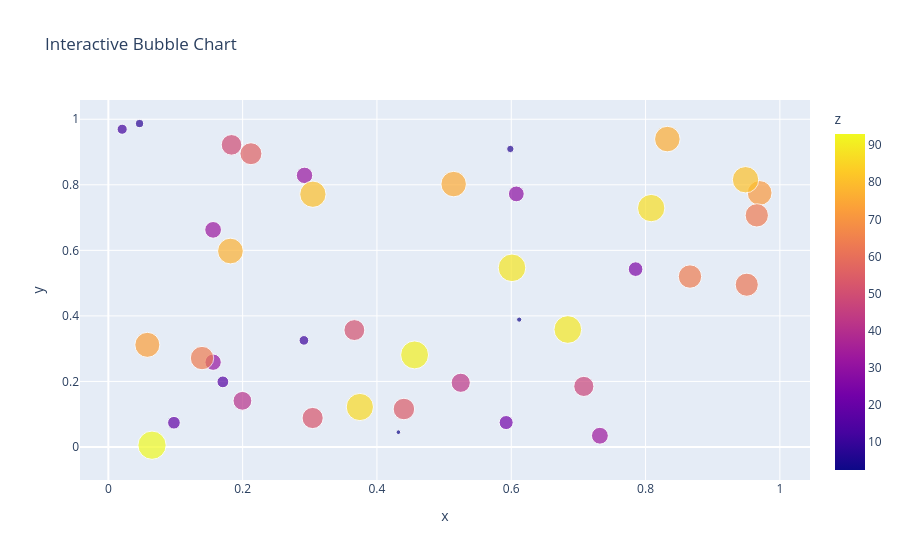

Notebook source saved alongside this figure:
### Code cell
import plotly.express as px

# Create data
np.random.seed(42)
df = pd.DataFrame({
    'x': np.random.rand(40),  
    'y': np.random.rand(40),
    'z': np.random.rand(40) * 100,  # Scale 'z' to avoid tiny bubbles
    'label': [f'Point {i}' for i in range(40)]  # Custom labels for hover info
})

# Create interactive scatter plot
fig = px.scatter(df, 
                 x='x', 
                 y='y', 
                 size='z',  # Bubble size
                 color='z',  # Color based on 'z' values
                 hover_name='label',  # Show label on hover
                 title='Interactive Bubble Chart')

# Show figure
fig.show()

### Figure 1 — Plotly figure (JSON) as saved in the notebook; plotly's stock layout.template omitted (floating-point values rounded to 4 significant figures)
{"data": [{"hovertemplate": "<b>%{hovertext}</b><br><br>x=%{x}<br>y=%{y}<br>z=%{marker.color}<extra></extra>", "hovertext": ["Point 0", "Point 1", "Point 2", "Point 3", "Point 4", "Point 5", "Point 6", "Point 7", "Point 8", "Point 9", "Point 10", "Point 11", "Point 12", "Point 13", "Point 14", "Point 15", "Point 16", "Point 17", "Point 18", "Point 19", "Point 20", "Point 21", "Point 22", "Point 23", "Point 24", "Point 25", "Point 26", "Point 27", "Point 28", "Point 29", "Point 30", "Point 31", "Point 32", "Point 33", "Point 34", "Point 35", "Point 36", "Point 37", "Point 38", "Point 39"], "legendgroup": "", "marker": {"color": [86.31, 62.33, 33.09, 6.356, 31.1, 32.52, 72.96, 63.76, 88.72, 47.22, 11.96, 71.32, 76.08, 56.13, 77.1, 49.38, 52.27, 42.75, 2.542, 10.79, 3.143, 63.64, 31.44, 50.86, 90.76, 24.93, 41.04, 75.56, 22.88, 7.698, 28.98, 16.12, 92.97, 80.81, 63.34, 87.15, 80.37, 18.66, 89.26, 53.93], "coloraxis": "coloraxis", "size": [86.31, 62.33, 33.09, 6.356, 31.1, 32.52, 72.96, 63.76, 88.72, 47.22, 11.96, 71.32, 76.08, 56.13, 77.1, 49.38, 52.27, 42.75, 2.542, 10.79, 3.143, 63.64, 31.44, 50.86, 90.76, 24.93, 41.04, 75.56, 22.88, 7.698, 28.98, 16.12, 92.97, 80.81, 63.34, 87.15, 80.37, 18.66, 89.26, 53.93], "sizemode": "area", "sizeref": 0.2324, "symbol": "circle"}, "mode": "markers", "name": "", "orientation": "v", "showlegend": false, "type": "scatter", "x": [0.3745, 0.9507, 0.732, 0.5987, 0.156, 0.156, 0.05808, 0.8662, 0.6011, 0.7081, 0.02058, 0.9699, 0.8324, 0.2123, 0.1818, 0.1834, 0.3042, 0.5248, 0.4319, 0.2912, 0.6119, 0.1395, 0.2921, 0.3664, 0.4561, 0.7852, 0.1997, 0.5142, 0.5924, 0.04645, 0.6075, 0.1705, 0.06505, 0.9489, 0.9656, 0.8084, 0.3046, 0.09767, 0.6842, 0.4402], "xaxis": "x", "y": [0.122, 0.4952, 0.03439, 0.9093, 0.2588, 0.6625, 0.3117, 0.5201, 0.5467, 0.1849, 0.9696, 0.7751, 0.9395, 0.8948, 0.5979, 0.9219, 0.08849, 0.196, 0.04523, 0.3253, 0.3887, 0.2713, 0.8287, 0.3568, 0.2809, 0.5427, 0.1409, 0.8022, 0.07455, 0.9869, 0.7722, 0.1987, 0.005522, 0.8155, 0.7069, 0.729, 0.7713, 0.07404, 0.3585, 0.1159], "yaxis": "y"}], "layout": {"coloraxis": {"colorbar": {"title": {"text": "z"}}, "colorscale": [[0, "#0d0887"], [0.1111, "#46039f"], [0.2222, "#7201a8"], [0.3333, "#9c179e"], [0.4444, "#bd3786"], [0.5556, "#d8576b"], [0.6667, "#ed7953"], [0.7778, "#fb9f3a"], [0.8889, "#fdca26"], [1, "#f0f921"]]}, "legend": {"itemsizing": "constant", "tracegroupgap": 0}, "title": {"text": "Interactive Bubble Chart"}, "xaxis": {"anchor": "y", "domain": [0, 1], "title": {"text": "x"}}, "yaxis": {"anchor": "x", "domain": [0, 1], "title": {"text": "y"}}}}
